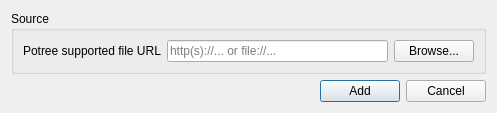
<?xml version="1.0" encoding="UTF-8"?>
<ui version="4.0">
 <class>AddPointCloudLayerDialog</class>
 <widget class="QDialog" name="AddPointCloudLayerDialog">
  <property name="geometry">
   <rect>
    <x>0</x>
    <y>0</y>
    <width>497</width>
    <height>104</height>
   </rect>
  </property>
  <property name="windowTitle">
   <string>Add Point Cloud Layer</string>
  </property>
  <layout class="QVBoxLayout" name="verticalLayout">
   <item>
    <widget class="QGroupBox" name="groupBox">
     <property name="title">
      <string>Source</string>
     </property>
     <layout class="QHBoxLayout" name="horizontalLayout_2">
      <item>
       <widget class="QLabel" name="label">
        <property name="text">
         <string>Potree supported file URL</string>
        </property>
       </widget>
      </item>
      <item>
       <widget class="QLineEdit" name="lineEdit_Source">
        <property name="placeholderText">
         <string>http(s)://... or file://...</string>
        </property>
       </widget>
      </item>
      <item>
       <widget class="QPushButton" name="pushButton_Browse">
        <property name="text">
         <string>Browse...</string>
        </property>
       </widget>
      </item>
     </layout>
    </widget>
   </item>
   <item>
    <layout class="QHBoxLayout" name="horizontalLayout">
     <item>
      <spacer name="horizontalSpacer">
       <property name="orientation">
        <enum>Qt::Horizontal</enum>
       </property>
       <property name="sizeHint" stdset="0">
        <size>
         <width>40</width>
         <height>20</height>
        </size>
       </property>
      </spacer>
     </item>
     <item>
      <widget class="QPushButton" name="pushButton_Add">
       <property name="text">
        <string>Add</string>
       </property>
       <property name="default">
        <bool>true</bool>
       </property>
      </widget>
     </item>
     <item>
      <widget class="QPushButton" name="pushButton_Cancel">
       <property name="text">
        <string>Cancel</string>
       </property>
      </widget>
     </item>
    </layout>
   </item>
  </layout>
 </widget>
 <resources/>
 <connections>
  <connection>
   <sender>pushButton_Add</sender>
   <signal>clicked()</signal>
   <receiver>AddPointCloudLayerDialog</receiver>
   <slot>accept()</slot>
   <hints>
    <hint type="sourcelabel">
     <x>114</x>
     <y>155</y>
    </hint>
    <hint type="destinationlabel">
     <x>222</x>
     <y>105</y>
    </hint>
   </hints>
  </connection>
  <connection>
   <sender>pushButton_Cancel</sender>
   <signal>clicked()</signal>
   <receiver>AddPointCloudLayerDialog</receiver>
   <slot>close()</slot>
   <hints>
    <hint type="sourcelabel">
     <x>330</x>
     <y>155</y>
    </hint>
    <hint type="destinationlabel">
     <x>222</x>
     <y>105</y>
    </hint>
   </hints>
  </connection>
 </connections>
</ui>
